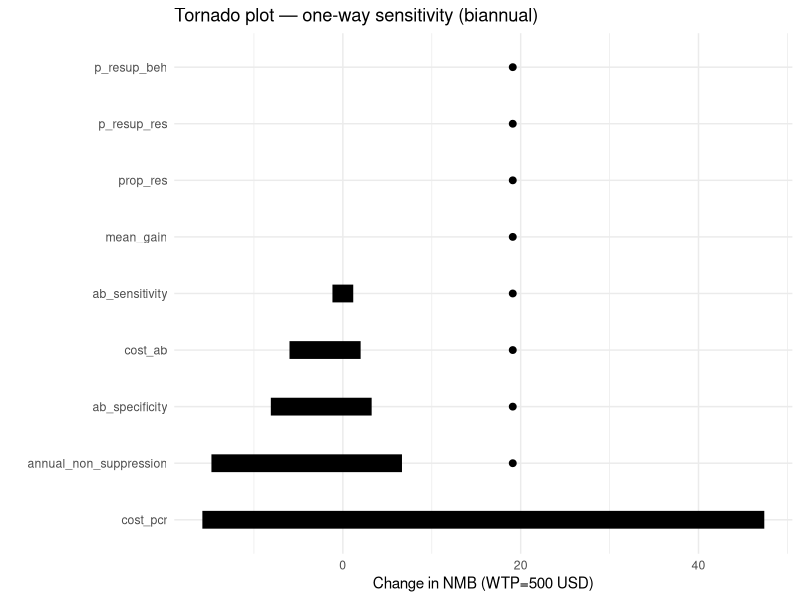
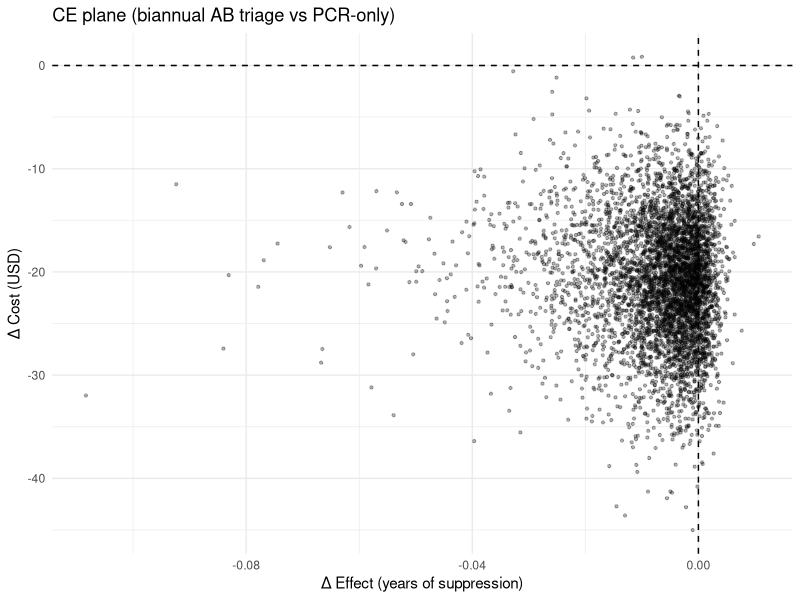
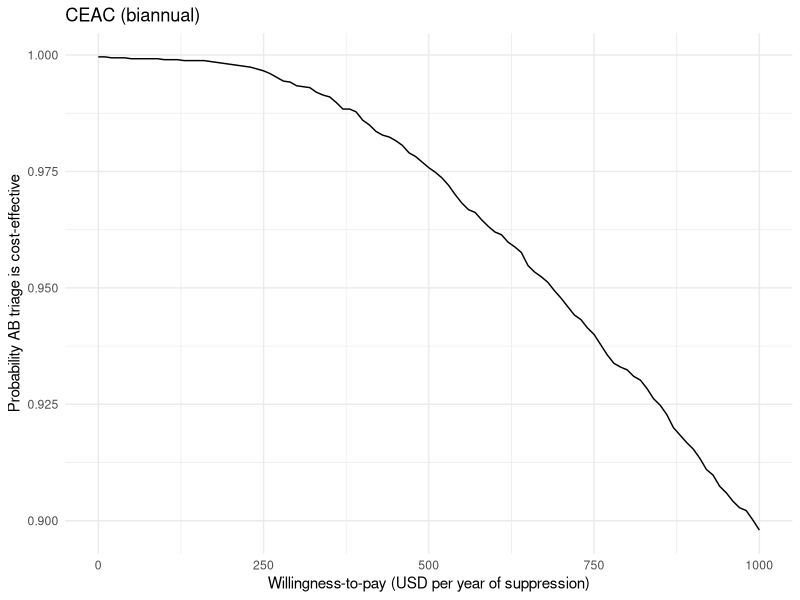

Here is the R script that generated these plots, in order: (Note: this script raises an error after producing the figures.)
# ce_ab_triage.R
# Cost-effectiveness comparing Ab-triage -> PCR vs PCR-only
# Requirements: tidyverse, data.table, ggplot2, cowplot, reshape2
# Install missing packages if needed:
# install.packages(c("tidyverse","data.table","ggplot2","cowplot","reshape2","scales","triangle"))

library(tidyverse)
library(data.table)
library(ggplot2)
library(cowplot)
library(reshape2)
library(scales)
# triangle package optional for triangular draws
# install.packages("triangle"); library(triangle)

set.seed(12345)

# ----------------------------
# 1) Model inputs (base case)
# ----------------------------
params <- list(
  # Population & epidemic
  N = 10000,                       # cohort size (for scaling)
  annual_non_suppression = 0.10,   # baseline annual proportion with VL non-suppression (viremic) - user varies this
  
  # Test characteristics (base case)
  ab_sensitivity = 0.6,            # sensitivity of Ab test to detect recent VL rebound (fraction)
  ab_specificity = 0.95,           # specificity
  pcr_sensitivity = 1.0,           # assumed
  pcr_specificity = 1.0,           # assumed
  
  # Costs (USD)
  cost_ab = 2.0,                   # cost per Ab test
  cost_pcr = 40.0,                 # cost per PCR test
  cost_clinic_visit = 5.0,         # incremental cost if visit needed for test/triage (per test round)
  
  # Effectiveness: benefit of earlier detection
  # For a person whose VL rebound is detected earlier via Ab triage, we model an expected gain (years of VL suppression regained earlier)
  # This is a shorthand: you should replace with a dynamic model if you have longitudinal trajectories.
  mean_effect_years_gain_on_detection = 0.25,  # e.g. 3 months earlier suppression on average per detected rebound
  # stratify resistance vs behavioral non-adherence:
  prop_reistance = 0.4,            # proportion of viremic who have resistance (vs behaviour)
  p_resupp_after_resistance_detect = 0.2,   # probability of re-suppression if resistance detected (may require regimen change)
  p_resupp_after_behav_detect = 0.6,       # probability of re-suppression if behavioural non-adherence detected
  # multiplier for earlier detection efficacy:
  efficacy_multiplier_resistance = 0.6,    # detection less effective for resistance (lower chance to re-suppress)
  efficacy_multiplier_behav = 1.0          # detection more effective for behaviour
)

# Example WTP thresholds (user originally requested $200, $500, $800)
WTPs <- c(200, 500, 800)

# ----------------------------
# 2) Helper functions
# ----------------------------

# Expected annual costs and effectiveness for a single person under given monitoring strategy
# frequency_yrs: Ab testing interval in years (e.g., 1 = annual, 0.5 = biannual, 0.0833 ~ monthly)
# strategy: "PCR_only" or "AB_triage"
calc_per_person <- function(frequency_yrs = 1,
                            params_list = params,
                            annual_non_suppression = params_list$annual_non_suppression,
                            ab_sens = params_list$ab_sensitivity,
                            ab_spec = params_list$ab_specificity,
                            cost_ab = params_list$cost_ab,
                            cost_pcr = params_list$cost_pcr,
                            cost_visit = params_list$cost_clinic_visit,
                            mean_gain = params_list$mean_effect_years_gain_on_detection,
                            prop_res = params_list$prop_reistance,
                            p_resup_res = params_list$p_resupp_after_resistance_detect,
                            p_resup_beh = params_list$p_resupp_after_behav_detect,
                            eff_mult_res = params_list$efficacy_multiplier_resistance,
                            eff_mult_beh = params_list$efficacy_multiplier_behav
) {
  
  # expected number of Ab tests per year
  ab_tests_per_year <- ifelse(is.infinite(frequency_yrs) || frequency_yrs <= 0, 0, 1 / frequency_yrs)
  
  # PCR-only: assume 1 PCR per person per year (or 0? choose policy)
  # We'll assume PCR-only means routine PCR once per year for everyone (you can change).
  pcr_tests_per_year_pcronly <- 1   # changeable if needed
  
  # Costs under PCR-only per person-year
  cost_pcronly <- pcr_tests_per_year_pcronly * (cost_pcr + cost_visit)
  
  # Effectiveness: PCR-only assumed to detect all rebounds at that routine PCR visit; average delay to detection = 0.5 year if annual
  # For simplicity, assume average delay under PCR-only = testing_interval/2 = 0.5 year
  # But many rebounds may happen between visits; for comparability we compute expected "delay" to detection:
  delay_pcronly_years <- 0.5 * (1 / pcr_tests_per_year_pcronly)
  # expected gain in suppression-year if detected earlier compared to no detection:
  # we treat the gain as mean_gain * probability of resuppression on detection (weighted)
  p_resupp_weighted <- prop_res * p_resup_res + (1 - prop_res) * p_resup_beh
  eff_pcronly <- annual_non_suppression * p_resupp_weighted * mean_gain  # years-of-suppression gained per person-year
  
  # AB_triage:
  # If Ab test positive -> confirm with PCR (assume PCR applied only to positives)
  # Expected numbers:
  ab_pos_if_viremic <- ab_sens       # sensitivity among viremic
  ab_pos_if_not <- 1 - ab_spec       # false positive rate among non-viremic
  
  # expected PCR confirmations per person-year under triage:
  # P(ab positive) = P(viremic)*ab_sens + (1-P(viremic))*(1-ab_spec)
  p_ab_pos <- annual_non_suppression * ab_pos_if_viremic + (1 - annual_non_suppression) * ab_pos_if_not
  pcr_confirm_per_year_triage <- p_ab_pos * ab_tests_per_year
  
  # cost per person-year under triage:
  cost_triage <- ab_tests_per_year * (cost_ab + cost_visit) + pcr_confirm_per_year_triage * (cost_pcr + cost_visit)
  
  # Effectiveness under triage: proportion of viremic detected earlier depends on testing interval and ab_sensitivity:
  # Assume mean delay to detection under periodic Ab testing = testing_interval/2 + any assay-specific delay (e.g., AB_rebound_delay). Here we assume detection interval = frequency_yrs/2.
  delay_triage_years <- frequency_yrs / 2
  
  # The earlier detection relative to PCR-only is: delay_pcronly_years - delay_triage_years
  # But only if triage delay < pcr delay, else no earlier detection.
  delta_delay <- pmax(0, delay_pcronly_years - delay_triage_years)
  
  # expected effect per person-year = (prob of being viremic in year)*(prob Ab detects them when tested during the period relative to PCR)*prob re-suppression * years gained
  # For simplicity: assume proportion of viremic detected by triage during the year = ab_sensitivity * (1 - delay_triage_years) ??? (too complex).
  # We'll approximate that testing at interval f will catch a fraction sens_frac = frequency_yrs/(frequency_yrs + delay_pcronly_years) * ab_sens
  # Simpler approach: suppose fraction of viremic caught earlier = ab_sens (since those who are viremic in the year are testable) * indicator(delta_delay>0)
  frac_caught_earlier <- ifelse(delta_delay > 0, ab_sens, 0)
  
  # Adjust probability of re-suppression depending on resistance/behaviour:
  # Weighted expected re-suppression probability among those detected earlier:
  p_resupp_weighted_earlier <- prop_res * p_resup_res * eff_mult_res +
    (1 - prop_res) * p_resup_beh * eff_mult_beh
  
  eff_triage <- annual_non_suppression * frac_caught_earlier * p_resupp_weighted_earlier * delta_delay
  
  # return per-person-year costs and effects
  tibble(
    ab_tests_per_year = ab_tests_per_year,
    pcr_tests_per_year_pcronly = pcr_tests_per_year_pcronly,
    pcr_tests_per_year_triage = pcr_confirm_per_year_triage,
    cost_pcronly = cost_pcronly,
    cost_triage = cost_triage,
    eff_pcronly = eff_pcronly,
    eff_triage = eff_triage,
    delta_cost = cost_triage - cost_pcronly,
    delta_eff = eff_triage - eff_pcronly,
    ICER = ifelse(delta_eff == 0, NA, delta_cost / delta_eff)
  )
}

# Test function with some frequencies
calc_per_person(1, params)
calc_per_person(0.5, params)
calc_per_person(0.0833, params) # ~monthly

# ---------------------------------
# 3) Sweep frequencies & non-suppression prevalence
# ---------------------------------
freqs_yrs <- c(1, 0.5, 0.25, 0.125, 1/12)  # annual, biannual, quarterly, 6-week ~0.125yrs, monthly
prevalences <- c(0.02, 0.05, 0.10, 0.20)   # sensitivity to non-suppression rate

grid <- expand.grid(frequency_yrs = freqs_yrs, annual_non_suppression = prevalences) %>%
  arrange(annual_non_suppression, frequency_yrs) %>%
  as_tibble()

results <- grid %>%
  rowwise() %>%
  mutate(out = list(calc_per_person(frequency_yrs = frequency_yrs,
                                    params_list = params,
                                    annual_non_suppression = annual_non_suppression))) %>%
  unnest(out)

# Add labels and compute whether triage cheaper than PCR-only (Q2)
results <- results %>%
  mutate(
    freq_label = case_when(
      frequency_yrs == 1 ~ "annual",
      frequency_yrs == 0.5 ~ "biannual",
      frequency_yrs == 0.25 ~ "quarterly",
      frequency_yrs == 0.125 ~ "6-week",
      abs(frequency_yrs - 1/12) < 1e-6 ~ "monthly",
      TRUE ~ paste0(round(1/frequency_yrs,1),"x/yr")
    ),
    triage_cheaper = cost_triage < cost_pcronly,
    triage_more_effective = eff_triage > eff_pcronly
  )

# Print results table
print(results %>% 
        dplyr::select(annual_non_suppression, freq_label, cost_pcronly, cost_triage, delta_cost, eff_pcronly, eff_triage, delta_eff, ICER, triage_cheaper, triage_more_effective))

# Answer to Q2: at what frequency cost of testing becomes lower than PCR-only?
# For each prevalence, find most frequent (largest ab_tests_per_year) that still has triage_cheaper == TRUE
q2_summary <- results %>%
  group_by(annual_non_suppression) %>%
  filter(triage_cheaper) %>%
  summarize(min_freq_yrs = max(frequency_yrs),   # largest interval (i.e., least frequent) where cheaper; adjust depending on interpretation
            freq_label = freq_label[which.max(frequency_yrs)],
            .groups = "drop")

print(q2_summary)

# ---------------------------------
# 4) Cost-effectiveness across WTP thresholds (Q3 + Q4)
# ---------------------------------
# For each frequency and prevalence compute net monetary benefit (NMB) = WTP*delta_eff - delta_cost
ce_results <- results %>%
  rowwise() %>%
  mutate(
    NMB_200 = WTPs[1] * delta_eff - delta_cost,
    NMB_500 = WTPs[2] * delta_eff - delta_cost,
    NMB_800 = WTPs[3] * delta_eff - delta_cost
  ) %>%
  ungroup()

# For each WTP and prevalence, find frequencies with positive NMB (i.e., triage cost-effective)
ce_summary <- ce_results %>%
  pivot_longer(cols = starts_with("NMB_"), names_to = "WTP_label", values_to = "NMB") %>%
  mutate(WTP = case_when(WTP_label == "NMB_200" ~ 200,
                         WTP_label == "NMB_500" ~ 500,
                         WTP_label == "NMB_800" ~ 800)) %>%
  group_by(annual_non_suppression, WTP) %>%
  summarize(
    best_freq = freq_label[which.max(NMB)],
    best_NMB = max(NMB),
    any_CE = any(NMB > 0),
    .groups = "drop"
  )

print(ce_summary)

# ---------------------------------
# 5) Tornado (univariate) sensitivity analysis
# ---------------------------------
# Define base and ranges for key inputs (examples)
tornado_inputs <- tibble(
  param = c("ab_sensitivity","ab_specificity","cost_ab","cost_pcr","mean_gain","prop_res","p_resup_res","p_resup_beh","annual_non_suppression"),
  base  = c(params$ab_sensitivity, params$ab_specificity, params$cost_ab, params$cost_pcr, params$mean_effect_years_gain_on_detection, params$prop_reistance, params$p_resupp_after_resistance_detect, params$p_resupp_after_behav_detect, params$annual_non_suppression),
  low   = c(0.3, 0.85, 1.0, 20, 0.05, 0.1, 0.05, 0.2, 0.01),
  high  = c(0.9, 0.99, 5.0, 100, 0.5, 0.7, 0.5, 0.95, 0.30)
)

# pick a scenario to test (e.g., biannual)
base_freq <- 0.5
tornado_out <- tornado_inputs %>%
  rowwise() %>%
  mutate(
    out_low = list({
      pmod <- params
      pmod[[param]] <- low
      calc_per_person(frequency_yrs = base_freq, params_list = pmod)
    }),
    out_high = list({
      pmod <- params
      pmod[[param]] <- high
      calc_per_person(frequency_yrs = base_freq, params_list = pmod)
    })
  ) %>%
  unnest(cols = c(out_low,out_high), names_sep = "_") %>%
  # We'll compute NMB at WTP=500 as example or use multiple WTPs if desired
  mutate(
    NMB_low  = 500 * (out_low_eff_triage  - out_low_eff_pcronly)  -
      (out_low_cost_triage      - out_low_cost_pcronly),
    
    NMB_high = 500 * (out_high_eff_triage - out_high_eff_pcronly) -
      (out_high_cost_triage      - out_high_cost_pcronly),
    
    NMB_base = {
      base <- calc_per_person(base_freq, params)
      500 * base$delta_eff - base$delta_cost
    },
    
    change_low  = NMB_low  - NMB_base,
    change_high = NMB_high - NMB_base
  ) %>%
  dplyr::select(param, low, high, NMB_base, NMB_low, NMB_high, change_low, change_high)

# Make tornado data frame (absolute changes)
tornado_df <- tornado_out %>%
  mutate(
    min_change = pmin(change_low, change_high),
    max_change = pmax(change_low, change_high)
  ) %>%
  arrange(desc(abs(min_change) + abs(max_change))) %>%
  mutate(param = factor(param, levels = param))

# Plot tornado
tornado_plot <- ggplot(tornado_df) +
  geom_linerange(aes(x = param, ymin = min_change, ymax = max_change), size = 6) +
  geom_point(aes(x = param, y = NMB_base), color = "black", size = 2) +
  coord_flip() +
  labs(x = "", y = "Change in NMB (WTP=500 USD)", title = "Tornado plot — one-way sensitivity (biannual)") +
  theme_minimal()

print(tornado_plot)

# ---------------------------------
# 6) Probabilistic Sensitivity Analysis (PSA)
# ---------------------------------
# Define distributions for uncertain parameters. Use Monte Carlo draws.
n_sims <- 5000

# helper to draw
draws <- tibble(
  ab_sensitivity = rbeta(n_sims, 60, 40),       # mean ~0.6 (alpha/beta tuned)
  ab_specificity = rbeta(n_sims, 95, 5),        # mean ~0.95
  cost_ab = rgamma(n_sims, shape = 4, scale = 0.6), # mean ~2.4
  cost_pcr = rgamma(n_sims, shape = 40, scale = 1.0), # mean ~40
  mean_gain = rlnorm(n_sims, meanlog = log(params$mean_effect_years_gain_on_detection), sdlog = 0.6),
  prop_res = rbeta(n_sims, 40, 60),             # mean ~0.4
  p_resup_res = rbeta(n_sims, 20, 80),          # mean ~0.2
  p_resup_beh = rbeta(n_sims, 60, 40),          # mean ~0.6
  annual_non_suppression = rbeta(n_sims, 10, 90) # mean ~0.1
)

# Run PSA for two policies at a chosen frequency (e.g., biannual)
psa_freq <- 0.5
psa_results <- draws %>%
  mutate(sim = row_number()) %>%
  rowwise() %>%
  mutate(
    out = list(calc_per_person(
      frequency_yrs = psa_freq,
      params_list = params,
      annual_non_suppression = annual_non_suppression,
      ab_sens = ab_sensitivity,
      ab_spec = ab_specificity,
      cost_ab = cost_ab,
      cost_pcr = cost_pcr,
      mean_gain = mean_gain,
      prop_res = prop_res,
      p_resup_res = p_resup_res,
      p_resup_beh = p_resup_beh
    ))
  ) %>%
  unnest(out) %>%
  ungroup()

# Compute incremental costs/effects vs PCR-only
psa_delta <- psa_results %>%
  transmute(sim, delta_cost, delta_eff)

# CE plane
ce_plane <- ggplot(psa_delta, aes(x = delta_eff, y = delta_cost)) +
  geom_point(alpha = 0.3, size = 0.8) +
  geom_hline(yintercept = 0, linetype = "dashed") +
  geom_vline(xintercept = 0, linetype = "dashed") +
  labs(x = "Δ Effect (years of suppression)", y = "Δ Cost (USD)", title = paste0("CE plane (biannual AB triage vs PCR-only)")) +
  theme_minimal()

print(ce_plane)

# CEAC: proportion of sims where NMB > 0 across WTPs
wtp_range <- seq(0, 1000, by = 10)
ceac_df <- expand.grid(sim = psa_delta$sim, WTP = wtp_range) %>%
  as_tibble() %>%
  left_join(psa_delta, by = "sim") %>%
  mutate(NMB = WTP * delta_eff - delta_cost) %>%
  group_by(WTP) %>%
  summarize(pr_CE = mean(NMB > 0), .groups = "drop")

ceac_plot <- ggplot(ceac_df, aes(x = WTP, y = pr_CE)) +
  geom_line() +
  labs(x = "Willingness-to-pay (USD per year of suppression)", y = "Probability AB triage is cost-effective", title = "CEAC (biannual)") +
  theme_minimal()

print(ceac_plot)

# ---------------------------------
# 7) Outputs: Figures and summary tables
# ---------------------------------
# Save main results tables
write.csv(results, "CE_AB_analysis/ab_triage_results_sweep.csv", row.names = FALSE)
write.csv(ce_summary, "CE_AB_analysis/ab_triage_ce_summary.csv", row.names = FALSE)

# Save example plots
ggsave("CE_AB_analysis/tornado_plot.png", tornado_plot, width = 8, height = 6)
ggsave("CE_AB_analysis/ce_plane.png", ce_plane, width = 7, height = 5)
ggsave("CE_AB_analysis/ceac_plot.png", ceac_plot, width = 7, height = 5)

message("Completed. Results saved to CSV and plots saved. Adjust parameters in 'params' and rerun as needed.")
